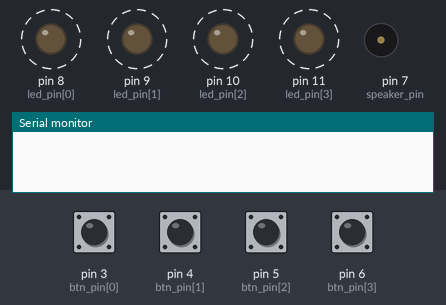
Simulated run of this sketch. Board: Arduino Uno, built with avr-gcc and run on an emulated ATmega328P. On the bench: output pins drawn as LEDs (lit = HIGH), buzzer (waves = sounding), the last lines printed to the serial monitor. Dashed ring = blinking. The test bench sets the inputs (shaded band); at power-on: pin 3 (btn_pin[0]), pin 4 (btn_pin[1]), pin 5 (btn_pin[2]), pin 6 (btn_pin[3]) HIGH. Random numbers use the default seed unless the sketch sets one.

Above: at 1.9 s.
3.2 s: pin 3 (btn_pin[0]) pulled LOW for 0.15 s
At 4.8 s:
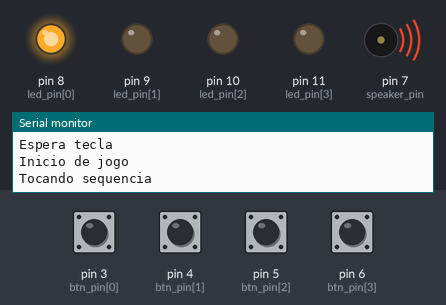
6.2 s: pin 4 (btn_pin[1]) pulled LOW for 1 s
At 8.7 s:
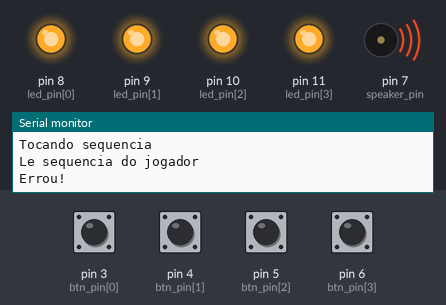
10.2 s: pin 4 (btn_pin[1]) pulled LOW for 0.15 s
At 11.8 s:
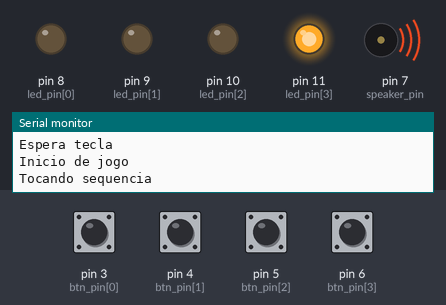
13.2 s: pin 3 (btn_pin[0]) pulled LOW for 1 s
At 16.12 s:
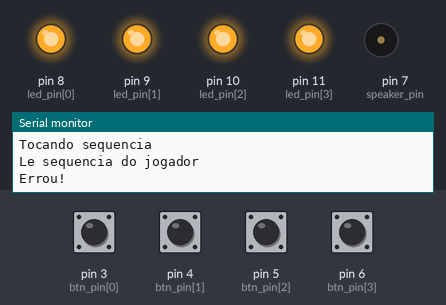
Timing chart, 0 to 17.2 s (numbered marks = the images above; inputs shaded):
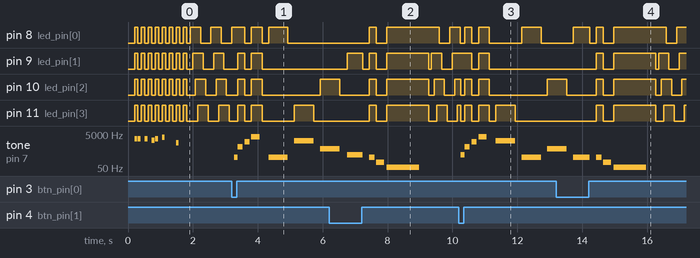

Measured:
- after the input at 3.2 s, tone on pin 7 (speaker_pin): plays 220 Hz for 0.10 s, 880 Hz for 0.17 s, 1760 Hz for 0.17 s, 3520 Hz for 0.25 s, 220 Hz for 0.60 s, 1976 Hz for 0.60 s … (7 notes in this stretch), starting after 0.08 s
- after the input at 6.2 s, pin 8 (led_pin[0]): goes HIGH 0.22 s, LOW 0.33 s, HIGH 1.6 s, LOW 0.32 s, then HIGH, starting after 1.2 s; pin 9 (led_pin[1]): LOW → HIGH after 0.55 s, → LOW 0.48 s later, → HIGH 0.20 s later, → LOW 0.22 s later, … (9 changes in this stretch)
- after the input at 10.2 s, tone on pin 7 (speaker_pin): plays 294 Hz for 0.12 s, 880 Hz for 0.17 s, 1760 Hz for 0.17 s, 3520 Hz for 0.25 s, 1976 Hz for 0.60 s, 220 Hz for 0.60 s … (7 notes in this stretch), starting after 0.05 s
- after the input at 13.2 s, pin 8 (led_pin[0]): goes HIGH 0.50 s, LOW 0.20 s, HIGH 0.22 s, LOW 0.33 s, HIGH 1.6 s, LOW 0.32 s, then HIGH, starting after 0.53 s; pin 9 (led_pin[1]): goes HIGH 0.22 s, LOW 0.33 s, HIGH 1.3 s, LOW 0.08 s, HIGH 0.32 s, LOW 0.32 s, then HIGH, starting after 1.2 s

The sketch:

genius.ino
```cpp
#define REST 0
#define NB0  31
#define NC1  33
#define NCS1 35
#define ND1  37
#define NDS1 39
#define NE1  41
#define NF1  44
#define NFS1 46
#define NG1  49
#define NGS1 52
#define NA1  55
#define NAS1 58
#define NB1  62
#define NC2  65
#define NCS2 69
#define ND2  73
#define NDS2 78
#define NE2  82
#define NF2  87
#define NFS2 93
#define NG2  98
#define NGS2 104
#define NA2  110
#define NAS2 117
#define NB2  123
#define NC3  131
#define NCS3 139
#define ND3  147
#define NDS3 156
#define NE3  165
#define NF3  175
#define NFS3 185
#define NG3  196
#define NGS3 208
#define NA3  220
#define NAS3 233
#define NB3  247
#define NC4  262
#define NCS4 277
#define ND4  294
#define NDS4 311
#define NE4  330
#define NF4  349
#define NFS4 370
#define NG4  392
#define NGS4 415
#define NA4  440
#define NAS4 466
#define NB4  494
#define NC5  523
#define NCS5 554
#define ND5  587
#define NDS5 622
#define NE5  659
#define NF5  698
#define NFS5 740
#define NG5  784
#define NGS5 831
#define NA5  880
#define NAS5 932
#define NB5  988
#define NC6  1047
#define NCS6 1109
#define ND6  1175
#define NDS6 1245
#define NE6  1319
#define NF6  1397
#define NFS6 1480
#define NG6  1568
#define NGS6 1661
#define NA6  1760
#define NAS6 1865
#define NB6  1976
#define NC7  2093
#define NCS7 2217
#define ND7  2349
#define NDS7 2489
#define NE7  2637
#define NF7  2794
#define NFS7 2960
#define NG7  3136
#define NGS7 3322
#define NA7  3520
#define NAS7 3729
#define NB7  3951
#define NC8  4186
#define NCS8 4435
#define ND8  4699
#define NDS8 4978

#define MAX_PONTOS 17

int speaker_pin = 7;
int btn_pin[] = {3, 4, 5, 6};
int led_pin[] = {8, 9, 10, 11};
int btn_tone[] = {NA3, ND4, NE5, NB6};

void melodia(int tamanho, int sequencia[], int tempo[]) {
  int tempo_ms;
  bool leds_lit = false;
  for(int i=0;i<tamanho; i++) {
    tempo_ms = (int)1000/tempo[i];
    leds_lit = !leds_lit;
    for(int i=0;i<4;i++)
      digitalWrite(led_pin[i], leds_lit ? HIGH : LOW);
    tone(speaker_pin, sequencia[i], tempo_ms);
    delay((int)tempo_ms*1.30);
  }
  for(int i=0;i<4;i++)
    digitalWrite(led_pin[i], LOW);
}

void toca_abertura() {
  int sequencia[] = {NE7,NE7,0,NE7,0,NC7,NE7,0, NG7,0,0,0,NG6,0,0,0};
  int tempo[] = {12,12,12,12,12,12,12,12, 12,12,12,12,12,12,12,12};
  melodia(16, sequencia, tempo);
}

void toca_inicio_jogo() {
  int sequencia[] = {NA5, NA6, NA7};
  int tempo[] = {6, 6, 4};
  melodia(3, sequencia, tempo);
}

void toca_fracasso() {
  int sequencia[] = {NA3, NA2, NA1};
  int tempo[] = {6, 4, 1};
  delay(200);
  melodia(3, sequencia, tempo);
}

void toca_acerto() {
  delay(200);
  toca_inicio_jogo(); // trocar por algo diferente?
  delay(400);
}

void toca_final() {
  int sequencia[] = {NG4,NC5,NC5,ND5,NC5,NB4,NA4,NA4, NA4,ND5,ND5,NE5,ND5,NC5,NB4,NG4, NG4,NE5,NE5,NF5,NE5,ND5,NC5,NA5,NG4,NG4,NA4,ND5,NB4,NC5};
  int tempo[] = {4,4,8,8,8,8,4,4, 4,4,8,8,8,8,4,4, 4,4,8,8,8,8,4,4,8,8,4,4,4,2};
  melodia(30, sequencia, tempo);
}

void espera_qualquer_botao() {
  bool pressed;
  int led_lit=0;
  bool led_invert=false;
  while(true) {
    // LED animation
    digitalWrite(led_pin[led_lit], led_invert ? LOW : HIGH);
    led_lit++;
    if (led_lit>3) {
      led_lit = 0;
      led_invert = !led_invert;
    }
    // Wait for key press and release
    for(int i=0;i<4;i++) {
      pressed = !digitalRead(btn_pin[i]);
      if (pressed) {
        tone(speaker_pin, btn_tone[i]);
        for(int i=0;i<4;i++)
          digitalWrite(led_pin[i], LOW);
        digitalWrite(led_pin[i], HIGH);
        while(pressed) {
          pressed = !digitalRead(btn_pin[i]);
          delay(20);
        }
        digitalWrite(led_pin[i], LOW);
        noTone(speaker_pin);
        return;
      }
      delay(20);
    }
  }
}

int espera_um_botao() {
  bool pressed;
  while(true) {
    for(int i=0;i<4;i++) {
      pressed = !digitalRead(btn_pin[i]);
      if (pressed) {
        tone(speaker_pin, btn_tone[i]);
        digitalWrite(led_pin[i], HIGH);
        while(pressed) {
          pressed = !digitalRead(btn_pin[i]);
          delay(20);
        }
        digitalWrite(led_pin[i], LOW);
        noTone(speaker_pin);
        return i;
      }
      delay(20);
    }
  }
}


void setup() {
  Serial.begin(9600);
  randomSeed(analogRead(5));
  pinMode(speaker_pin, OUTPUT);
  for(int i=0;i<4;i++) {
    pinMode(btn_pin[i], INPUT);
    digitalWrite(btn_pin[i], HIGH);
    pinMode(led_pin[i], OUTPUT);
  }
  delay(200);
  toca_abertura();
}


void loop() {
  int sequencia[MAX_PONTOS];
  int pontos = 3;

  for(int i=0;i<MAX_PONTOS;i++)
    sequencia[i] = (int)random(4);

  Serial.println("Espera tecla");
  espera_qualquer_botao();
  Serial.println("Inicio de jogo");
  toca_inicio_jogo();
  while(pontos<MAX_PONTOS) {
    delay(200);
    // toca sequencia
    Serial.println("Tocando sequencia");
    for(int i=0;i<pontos;i++) {
      digitalWrite(led_pin[sequencia[i]], HIGH);
      tone(speaker_pin, btn_tone[sequencia[i]]);
      delay(600);
      noTone(speaker_pin);
      digitalWrite(led_pin[sequencia[i]], LOW);
      delay(200);
    }
    // Le a sequencia do jogador
    Serial.println("Le sequencia do jogador");
    for(int i=0;i<pontos;i++) {
      if (espera_um_botao() != sequencia[i]) {
        Serial.println("Errou!");
        toca_fracasso();
        return; // Errou! Acaba o jogo e volta pro estado inicial
      }
    }
    // Acertou a sequencia!
    Serial.println("Acertou!");
    pontos++;
    if(pontos==MAX_PONTOS) { // Finalizou o jogo!
      toca_final();
      return;
    }
    toca_acerto();
  }
}
```
